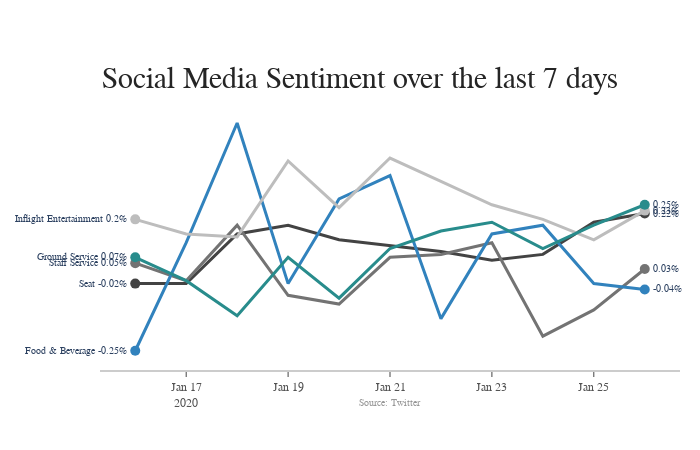

This figure's notebook cell:
### Code cell
import plotly.offline as pyo
import plotly.graph_objects as go

title = 'Main Source for News'
labels = ['Seat', 'Staff Service', 'Food & Beverage', 'Inflight Entertainment','Ground Service']
colors = ['rgb(67,67,67)', 'rgb(115,115,115)', 'rgb(49,130,189)', 'rgb(189,189,189)','rgb(40,140,140)']

mode_size = [10, 10, 10, 10, 10]
line_size = [3, 3, 3, 3, 3]

x_data = np.array([df_new['day']]*5)

y_data = np.array([df_new['seat'],
                   df_new['staff_service'],
                   df_new['foodbeverage'],
                   df_new['inflightent'],
                   df_new['gserv']])

fig = go.Figure()

for i in range(0,5):
    fig.add_trace(go.Scatter(x=x_data[i], y=y_data[i], mode='lines',
        name=labels[i],
        line=dict(color=colors[i], width=line_size[i]),
        connectgaps=True,
    ))

    # endpoints
    fig.add_trace(go.Scatter(
        x=[x_data[i][0], x_data[i][-1]],
        y=[y_data[i][0], y_data[i][-1]],
        mode='markers',
        marker=dict(color=colors[i], size=mode_size[i])
    ))

fig.update_layout(
    xaxis=dict(
        showline=True,
        showgrid=False,
        showticklabels=True,
        linecolor='rgb(204, 204, 204)',
        linewidth=2,
        ticks='outside',
        tickfont=dict(
            family='Arial',
            size=12,
            color='rgb(82, 82, 82)',
        ),
    ),
    yaxis=dict(
        showgrid=False,
        zeroline=False,
        showline=False,
        showticklabels=False,
    ),
    autosize=False,
    margin=dict(
        autoexpand=False,
        l=100,
        r=20,
        t=110,
    ),
    showlegend=False,
    plot_bgcolor='white'
)

annotations = []

# Adding labels
for y_trace, label, color in zip(y_data, labels, colors):
    # labeling the left_side of the plot
    annotations.append(dict(xref='paper', x=0.05, y=y_trace[0],
                                  xanchor='right', yanchor='middle',
                                  text=label + ' {}%'.format(y_trace[0]),
                                  font=dict(family='Arial',
                                            size=10),
                                  showarrow=False))
    # labeling the right_side of the plot
    annotations.append(dict(xref='paper', x=0.95, y=y_trace[10],
                                  xanchor='left', yanchor='middle',
                                  text='{}%'.format(y_trace[10]),
                                  font=dict(family='Arial',
                                            size=10),
                                  showarrow=False))
# Title
annotations.append(dict(xref='paper', yref='paper', x=0.0, y=1.05,
                              xanchor='left', yanchor='bottom',
                              text='Social Media Sentiment over the last 7 days',
                              font=dict(family='Arial',
                                        size=30,
                                        color='rgb(37,37,37)'),
                              showarrow=False))
# Source
annotations.append(dict(xref='paper', yref='paper', x=0.5, y=-0.1,
                              xanchor='center', yanchor='top',
                              text='Source: Twitter',
                              font=dict(family='Arial',
                                        size=10,
                                        color='rgb(150,150,150)'),
                              showarrow=False))

fig.update_layout(annotations=annotations)

fig.show()
#pyo.iplot(fig)

### Figure 1 — Plotly figure (JSON) as saved in the notebook; plotly's stock layout.template omitted (floating-point values rounded to 4 significant figures)
{"data": [{"connectgaps": true, "line": {"color": "rgb(67,67,67)", "width": 3}, "mode": "lines", "name": "Seat", "type": "scatter", "x": ["2020-01-16", "2020-01-17", "2020-01-18", "2020-01-19", "2020-01-20", "2020-01-21", "2020-01-22", "2020-01-23", "2020-01-24", "2020-01-25", "2020-01-26"], "y": [-0.02, -0.02, 0.15, 0.18, 0.13, 0.11, 0.09, 0.06, 0.08, 0.19, 0.22]}, {"marker": {"color": "rgb(67,67,67)", "size": 10}, "mode": "markers", "type": "scatter", "x": ["2020-01-16", "2020-01-26"], "y": [-0.02, 0.22]}, {"connectgaps": true, "line": {"color": "rgb(115,115,115)", "width": 3}, "mode": "lines", "name": "Staff Service", "type": "scatter", "x": ["2020-01-16", "2020-01-17", "2020-01-18", "2020-01-19", "2020-01-20", "2020-01-21", "2020-01-22", "2020-01-23", "2020-01-24", "2020-01-25", "2020-01-26"], "y": [0.05, -0.01, 0.18, -0.06, -0.09, 0.07, 0.08, 0.12, -0.2, -0.11, 0.03]}, {"marker": {"color": "rgb(115,115,115)", "size": 10}, "mode": "markers", "type": "scatter", "x": ["2020-01-16", "2020-01-26"], "y": [0.05, 0.03]}, {"connectgaps": true, "line": {"color": "rgb(49,130,189)", "width": 3}, "mode": "lines", "name": "Food & Beverage", "type": "scatter", "x": ["2020-01-16", "2020-01-17", "2020-01-18", "2020-01-19", "2020-01-20", "2020-01-21", "2020-01-22", "2020-01-23", "2020-01-24", "2020-01-25", "2020-01-26"], "y": [-0.25, 0.12, 0.53, -0.02, 0.27, 0.35, -0.14, 0.15, 0.18, -0.02, -0.04]}, {"marker": {"color": "rgb(49,130,189)", "size": 10}, "mode": "markers", "type": "scatter", "x": ["2020-01-16", "2020-01-26"], "y": [-0.25, -0.04]}, {"connectgaps": true, "line": {"color": "rgb(189,189,189)", "width": 3}, "mode": "lines", "name": "Inflight Entertainment", "type": "scatter", "x": ["2020-01-16", "2020-01-17", "2020-01-18", "2020-01-19", "2020-01-20", "2020-01-21", "2020-01-22", "2020-01-23", "2020-01-24", "2020-01-25", "2020-01-26"], "y": [0.2, 0.15, 0.14, 0.4, 0.24, 0.41, 0.33, 0.25, 0.2, 0.13, 0.23]}, {"marker": {"color": "rgb(189,189,189)", "size": 10}, "mode": "markers", "type": "scatter", "x": ["2020-01-16", "2020-01-26"], "y": [0.2, 0.23]}, {"connectgaps": true, "line": {"color": "rgb(40,140,140)", "width": 3}, "mode": "lines", "name": "Ground Service", "type": "scatter", "x": ["2020-01-16", "2020-01-17", "2020-01-18", "2020-01-19", "2020-01-20", "2020-01-21", "2020-01-22", "2020-01-23", "2020-01-24", "2020-01-25", "2020-01-26"], "y": [0.07, -0.01, -0.13, 0.07, -0.07, 0.1, 0.16, 0.19, 0.1, 0.18, 0.25]}, {"marker": {"color": "rgb(40,140,140)", "size": 10}, "mode": "markers", "type": "scatter", "x": ["2020-01-16", "2020-01-26"], "y": [0.07, 0.25]}], "layout": {"annotations": [{"font": {"family": "Arial", "size": 10}, "showarrow": false, "text": "Seat -0.02%", "x": 0.05, "xanchor": "right", "xref": "paper", "y": -0.02, "yanchor": "middle"}, {"font": {"family": "Arial", "size": 10}, "showarrow": false, "text": "0.22%", "x": 0.95, "xanchor": "left", "xref": "paper", "y": 0.22, "yanchor": "middle"}, {"font": {"family": "Arial", "size": 10}, "showarrow": false, "text": "Staff Service 0.05%", "x": 0.05, "xanchor": "right", "xref": "paper", "y": 0.05, "yanchor": "middle"}, {"font": {"family": "Arial", "size": 10}, "showarrow": false, "text": "0.03%", "x": 0.95, "xanchor": "left", "xref": "paper", "y": 0.03, "yanchor": "middle"}, {"font": {"family": "Arial", "size": 10}, "showarrow": false, "text": "Food & Beverage -0.25%", "x": 0.05, "xanchor": "right", "xref": "paper", "y": -0.25, "yanchor": "middle"}, {"font": {"family": "Arial", "size": 10}, "showarrow": false, "text": "-0.04%", "x": 0.95, "xanchor": "left", "xref": "paper", "y": -0.04, "yanchor": "middle"}, {"font": {"family": "Arial", "size": 10}, "showarrow": false, "text": "Inflight Entertainment 0.2%", "x": 0.05, "xanchor": "right", "xref": "paper", "y": 0.2, "yanchor": "middle"}, {"font": {"family": "Arial", "size": 10}, "showarrow": false, "text": "0.23%", "x": 0.95, "xanchor": "left", "xref": "paper", "y": 0.23, "yanchor": "middle"}, {"font": {"family": "Arial", "size": 10}, "showarrow": false, "text": "Ground Service 0.07%", "x": 0.05, "xanchor": "right", "xref": "paper", "y": 0.07, "yanchor": "middle"}, {"font": {"family": "Arial", "size": 10}, "showarrow": false, "text": "0.25%", "x": 0.95, "xanchor": "left", "xref": "paper", "y": 0.25, "yanchor": "middle"}, {"font": {"color": "rgb(37,37,37)", "family": "Arial", "size": 30}, "showarrow": false, "text": "Social Media Sentiment over the last 7 days", "x": 0, "xanchor": "left", "xref": "paper", "y": 1.05, "yanchor": "bottom", "yref": "paper"}, {"font": {"color": "rgb(150,150,150)", "family": "Arial", "size": 10}, "showarrow": false, "text": "Source: Twitter", "x": 0.5, "xanchor": "center", "xref": "paper", "y": -0.1, "yanchor": "top", "yref": "paper"}], "autosize": false, "height": 450, "margin": {"autoexpand": false, "l": 100, "r": 20, "t": 110}, "plot_bgcolor": "white", "showlegend": false, "width": 700, "xaxis": {"autorange": true, "linecolor": "rgb(204, 204, 204)", "linewidth": 2, "range": ["2020-01-15 07:23:43.7488", "2020-01-26 16:36:16.2512"], "showgrid": false, "showline": true, "showticklabels": true, "tickfont": {"color": "rgb(82, 82, 82)", "family": "Arial", "size": 12}, "ticks": "outside", "type": "date"}, "yaxis": {"autorange": true, "range": [-0.3159, 0.5745], "showgrid": false, "showline": false, "showticklabels": false, "type": "linear", "zeroline": false}}}
